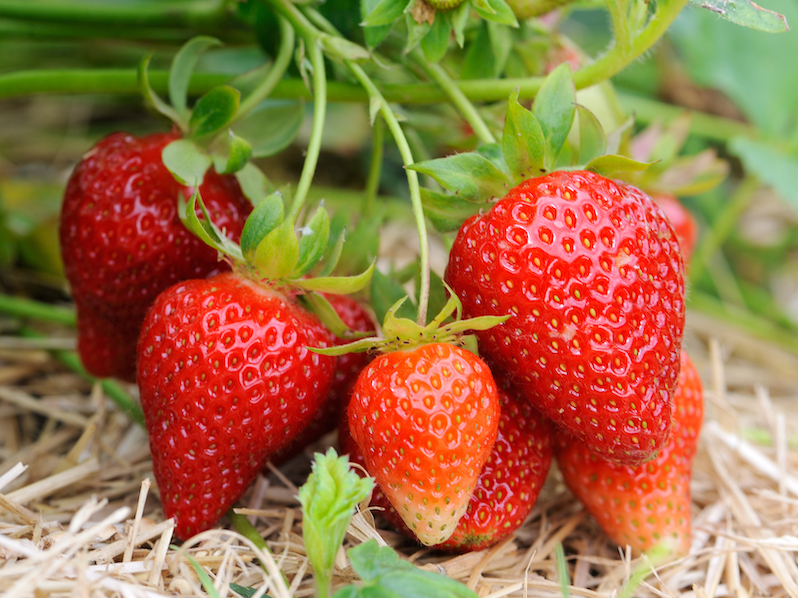
#> input picture samples/strawberry_2.png, 798 x 598 px
$ python core_usage.py
#> lines starting #> are read from the running program, lines starting #| are printed output that depends on the picture
#> further down, original_image is the input picture: shape (598, 798, 3); mean B, G, R 69.7, 114, 157
### src/dipt/image.py
from __future__ import annotations
import threading
import time
from functools import partial
from abc import ABC, abstractmethod
from datetime import datetime
import time
from time import monotonic
import logging
from pprint import pprint


import cv2
import numpy as np
from igraph import Graph


from dipt.utils import nested_dict_to_edges, rename_nodes_to_ids


class DisplayException(Exception):
    pass


class ImageTool:
    def _add_child(self, to_add):
        self.children.append(to_add)

    def _notify_self(self):
        """Notify myself that I have changed"""
        self.parent_changed = True

    # [4 lines left out: function _notify_children, not called in this run]

    def _check_if_changed(self):
        """This polls continuously and updates the matrix if the parent has changed. Intended to be run in a dedicated
        thread"""
        while True:
            if self.parent_changed:
                self._update_matrix()
                self.parent_changed = False
                self._notify_children()

            time.sleep(0.05)

            if self.kill_thread.is_set():
                break

    def _update_matrix(self):
        pass

    def _get_image(self):
        with self.matrix_lock:
            return self.image

    # [101 lines left out: functions _terminate_recursively, _display_recursively, _get_desc_dict, _get_new_window_tree_info, _set_window_positions_recursively, _set_window_title_tree_component_recursively and 1 more, not called in this run]

    def __init__(self, input_image: np.ndarray | ImageTool, window_name):
        """
        Creates the named window, and creates parent/child relations
        :param input_image: the parent image
        :param window_name: the name of the named window to create
        """
#> called with window_name = 'initial image'
        self.window_name = window_name
        cv2.namedWindow(self.window_name)

        # window_title is what is displayed
        self.window_title = "Image not initialised"

        self.window_title_tree_component = ""

        self.display_blank_on_error = True

        self.image = None
        self.matrix_lock = threading.Lock()

        self.children = []

        self.input = input_image
        self.parent_changed = False

        # set up logger (thread safe unlike print)
        formatter = logging.Formatter('%(message)s')
        self.logger = logging.getLogger(self.window_name)
        console_handler = logging.StreamHandler()
        console_handler.setFormatter(formatter)
        self.logger.addHandler(console_handler)
        self.logger.setLevel(logging.DEBUG)

        self.nth_refresh = 0

        if isinstance(input_image, ImageTool):
            # input_image is the parent in the tree, so we want changes to cascade down
            input_image._add_child(self)
            # initialise image to the parent image, as update_matrix wont be run until the thread first reaches it
            # actually remove this, parent may have wrong no. channels
            self.image = self.input.image

        self.kill_thread = threading.Event()

        self.thread = threading.Thread(target=self._check_if_changed)
        self.thread.start()


class CustomImageTool(ImageTool, ABC):
    @abstractmethod
    def _matrix_operation(self):
        pass

    def _update_matrix(self):
        self.parent_changed = False

        start = time.thread_time()

        self._matrix_operation()

        self.elapsed = time.thread_time() - start

        if self.should_log_duration:
            self.logger.info(f"Time for <{self.window_name}> to update matrix: {self.elapsed} seconds")

        with self.matrix_lock:
            self.image = self.buffer_image

    # [4 lines left out: function _bar_changed, not called in this run]

    def __init__(self, input_image: ImageTool, window_name, should_log_duration=False):
#> called with window_name = 'hue', should_log_duration = False
        super().__init__(input_image, window_name)

        self.should_log_duration = should_log_duration

        self.elapsed = 0

        self.buffer_image = None

        bar_vars = [v for v in vars(self) if v[-4:] == "_val"]
        bar_vars_max = {v: vars(self)[v + "_max"] for v in bar_vars}
        bar_vars_initial = {v: vars(self)[v] for v in bar_vars}

        self.partial_callbacks = {}
        for var_name in bar_vars_max:
            cv2.createTrackbar(var_name, self.window_name, bar_vars_initial[var_name], bar_vars_max[var_name],
                               partial(self._bar_changed, var_name))

        all_zero = not any([bar_vars_initial[v] for v in bar_vars_initial])

        # if there are no trackbars created, then update_matrix is not called until a change in the parent is detected.
        # also, if the trackbar values are initialised at 0, then it appears the callback does not run either
        # So, manually call update_matrix here
        #if len(bar_vars) == 0 or all_zero:
        self._update_matrix()


class SimpleImage(ImageTool):
    """Takes as input an ndarray image. Does nothing other than store and display the input image. The object is a
    valid input to any other ImageTool subclass. It is always the root element in a DIPT tree.
    """
    def __init__(self, input_image: np.ndarray, window_name):
        """
        :param input_image: ndarray image
        """
        super().__init__(input_image, window_name)
        self.image = self.input

### samples/core_usage.py
import numpy as np
import cv2
from datetime import datetime

from dipt.image import SimpleImage, CustomImageTool


class HueImage(CustomImageTool):
    def __init__(self, input_image, window_name, **kwargs):
        self.discontinuity_val = 128

        self.discontinuity_val_max = 255

        super().__init__(input_image, window_name, **kwargs)

    def _matrix_operation(self):
        hls = cv2.cvtColor(self.input._get_image(), cv2.COLOR_BGR2HSV)
#> hls: shape (598, 798, 3); mean H, S, V 30.8, 156.4, 167.6

        # the hue_channel channel is in the range 0-179, referring to angle on the colour wheel divided by 2
        hue_channel = hls[:, :, 0]
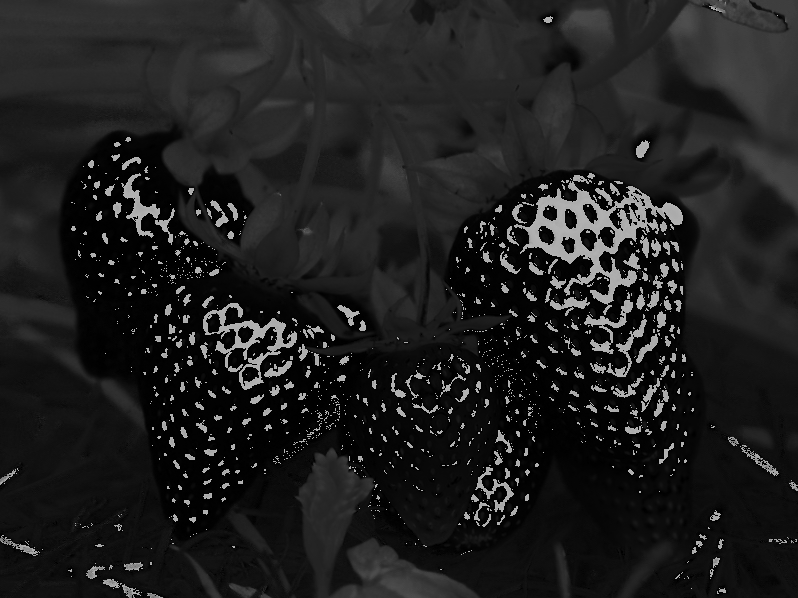
#> hue_channel: shape (598, 798); min 0, max 179, mean 30.8

        # convert to uint8 range (0-255), also rotate by 128 to place the discontinuity at the blue end
        self.buffer_image = ((hue_channel * (256 / 180)) + self.discontinuity_val).astype(np.uint8)
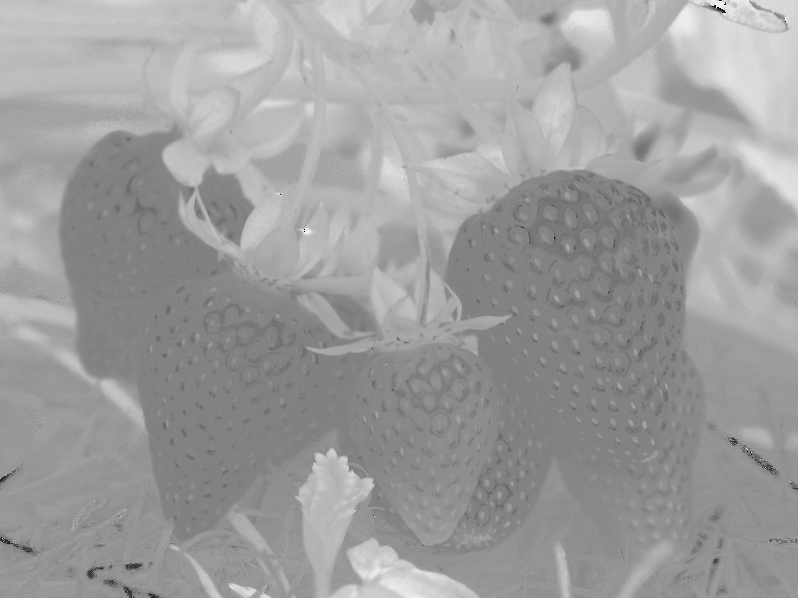
#> self.buffer_image: shape (598, 798); min 0, max 253, mean 157.6


class HueBoundaryAdjuster(CustomImageTool):
    def __init__(self, input_image, window_name, **kwargs):
        self.hue_min_val = 112
        self.hue_max_val = 144

        self.hue_min_val_max = 255
        self.hue_max_val_max = 255

        super().__init__(input_image, window_name, **kwargs)

    def _matrix_operation(self):
        self.buffer_image = np.where(
            (self.input._get_image() > self.hue_min_val) & (self.input._get_image() < self.hue_max_val),
            255,
            0).astype(np.uint8)


class NoiseRemover(CustomImageTool):
    def __init__(self, input_image, window_name, **kwargs):
        self.erosion_dilation_radius_val = 0

        self.erosion_dilation_radius_val_max = 5

        super().__init__(input_image, window_name, **kwargs)

    def _matrix_operation(self):
        if self.erosion_dilation_radius_val > 0:
            ellipse = cv2.getStructuringElement(cv2.MORPH_ELLIPSE,
                                                (2 * self.erosion_dilation_radius_val - 1,
                                                 2 * self.erosion_dilation_radius_val - 1)
                                                )
            eroded = cv2.erode(self.input._get_image(), ellipse)
            self.buffer_image = cv2.dilate(eroded, ellipse)
        else:
            self.buffer_image = self.input._get_image()


class HoleRemover(CustomImageTool):
    def _matrix_operation(self):
        contours, _ = cv2.findContours(self.input._get_image(), cv2.RETR_TREE, cv2.CHAIN_APPROX_SIMPLE)

        # create a 3-channel array with the same height and width as input image
        three_channel = np.zeros_like(self.input._get_image())
        three_channel = three_channel[:, :, np.newaxis]
        three_channel = np.repeat(three_channel, 3, axis=2)

        line_width = -1

        self.buffer_image = None
        for ct in contours:
            self.buffer_image = cv2.drawContours(three_channel, [ct], 0, (0, 255, 0), line_width)


original_image = cv2.imread("strawberry_2.png", cv2.IMREAD_COLOR_BGR)

initial = SimpleImage(original_image, "initial image")

hue = HueImage(initial, "hue")

hue_band = HueBoundaryAdjuster(hue, "hue band selection")

# branch 1 from hue_band
hole_filled = HoleRemover(hue_band, "hole filled", should_log_duration=True)
#> (the run stopped early here; a loop or call above may not have finished)
